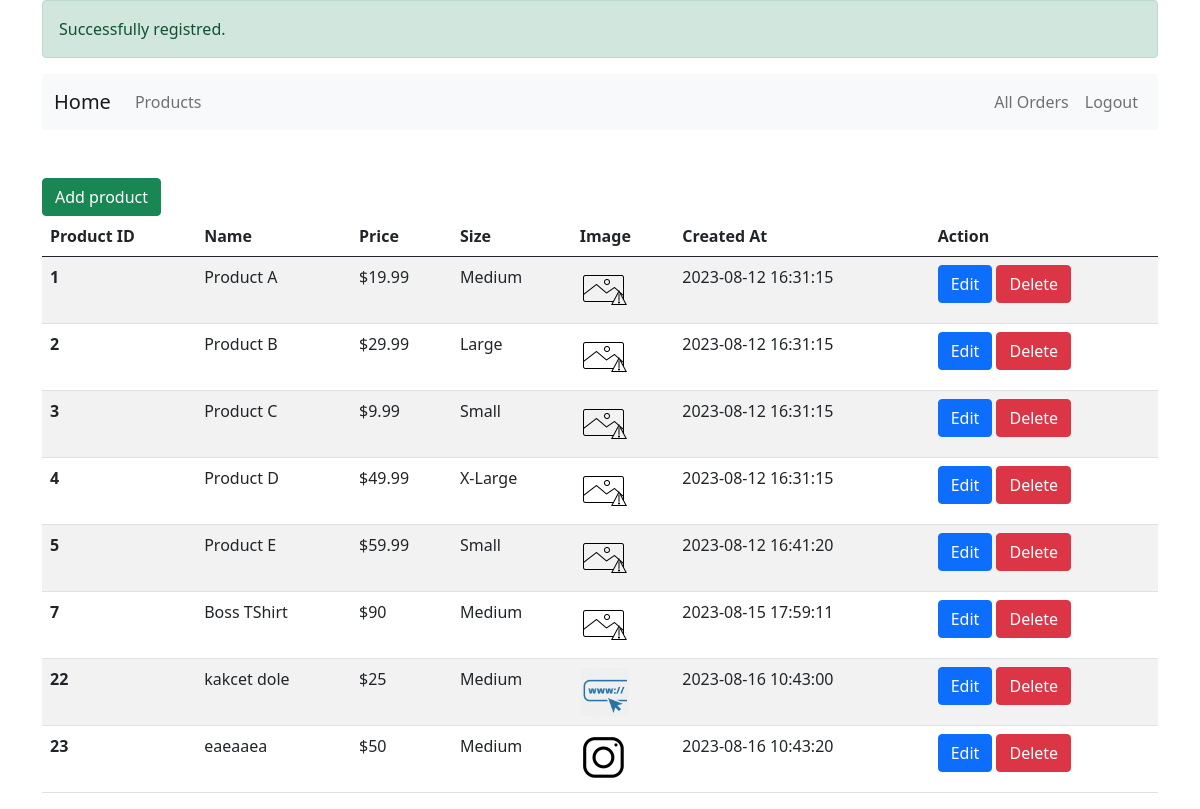
Screenshot of /ecom/admin/index.php (signed in) with the database file from the repository.
### tables this page shows
CREATE TABLE `products` (
  `product_id` int(11) NOT NULL,
  `name` varchar(255) NOT NULL,
  `price` varchar(255) NOT NULL,
  `size` varchar(255) NOT NULL,
  `image` varchar(255) NOT NULL DEFAULT 'error.png',
  `created_at` datetime NOT NULL DEFAULT current_timestamp()
);

### ecom/app/classes/User.php (called while the page is built, shortened)
<?php
class User{
    protected $conn;
    public function __construct(){
        global $conn;
        $this->conn = $conn;
    }
    public function is_logged(){
        if(isset($_SESSION['user_id'])){
            return true;
        }
        return false;
    }
    public function is_admin(){
        $sql = "SELECT * FROM users WHERE user_id = ? AND is_admin = 1";
        $stmt = $this->conn->prepare($sql);
        $stmt->bind_param("i",$_SESSION['user_id']);
        $stmt->execute();
        $results = $stmt->get_result();
        if($results->num_rows > 0){
            return true;
        }
        return false;
    }
}

### ecom/app/classes/Product.php (called while the page is built, shortened)
<?php
class Product{
    protected $conn;
    public function __construct(){
        global $conn;
        $this->conn = $conn;
    }
    public function fetch_all(){
        $sql = "SELECT * FROM products";
        $result = $this->conn->query($sql);
        return $result->fetch_all(MYSQLI_ASSOC);
    }
}

### ecom/admin/index.php (the view, shortened to what this page needs)
<?php
require_once "../app/config/config.php";
require_once "../app/classes/User.php";
require_once "../app/classes/Product.php";
$user = new User();
if($user->is_logged() && $user->is_admin()):
    $products = new Product();
    $products = $products->fetch_all();
?>
<!DOCTYPE html>
<html lang="en">
<head>
    <link href="https://cdn.jsdelivr.net/npm/bootstrap@5.0.2/dist/css/bootstrap.min.css" rel="stylesheet">
</head>
<body>
    <div class="container">
    <?php if(isset($_SESSION['message'])):?>
        <div class="alert alert-<?php echo $_SESSION['message']['type'];?> alert-dismissible fade show" role="alert">
            <?php
                echo $_SESSION['message']['text'];
            ?>
        </div>
    <?php endif;?>
    <nav class="navbar navbar-expand-lg navbar-light bg-light mb-5">
        <div class="container">
            <a class="navbar-brand" href="../index.php">Home</a>
            <div class="collapse navbar-collapse justify-content-between" id="navbarNav">
                <ul class="navbar-nav">
                    <li class="nav-item active">
                        <a href="index.php" class="nav-link">Products</a>
                    </li>
                </ul>
                <ul class="navbar-nav ml-auto">
                    <?php if(!$user->is_logged()) :?>
                    <li class="nav-item">
                        <a href="register.php" class="nav-link">Register</a>
                    </li>
                    <li class="nav-item">
                        <a href="login.php" class="nav-link">Login</a>
                    </li>
                    <?php elseif($user->is_logged() && $user->is_admin()):?>
                    <li class="nav-item">
                        <a href="allorders.php" class="nav-link">All Orders</a>
                    </li>
                    <li class="nav-item">
                        <a href="../logout.php" class="nav-link">Logout</a>
                    </li>
                    <?php endif;?>
                </ul>
            </div>
        </div>
    </nav>
    <a href="add_product.php" class="btn btn-success">Add product</a>
    <table class="table table-striped">
        <thead>
            <tr>
                <th scope="col">Product ID</th>
                <th scope="col">Name</th>
                <th scope="col">Price</th>
                <th scope="col">Size</th>
                <th scope="col">Image</th>
                <th scope="col">Created At</th>
                <th scope="col">Action</th>
            </tr>
        </thead>
        <tbody>
            <?php foreach($products as $product):?>
                <tr>
                    <th scope="row"><?php echo $product['product_id'];?></th>
                    <td><?php echo $product['name'];?></td>
                    <td>$<?php echo $product['price'];?></td>
                    <td><?php echo $product['size'];?></td>
                    <td><img src="../public/product_img/<?php echo $product['image'];?>" height="50px"></td>
                    <td><?php echo $product['created_at'];?></td>
                    <td>
                        <a href="edit_product.php?id=<?= $product['product_id']; ?>" class="btn btn-primary">Edit</a>
                        <a href="delete_product.php?id=<?= $product['product_id']; ?>" class="btn btn-danger">Delete</a>
                    </td>
                </tr>
            <?php endforeach;?>
        </tbody>
    </table>
    </div>
</body>
</html>
<?php else:
    header('location:../index.php')
?>
<?php endif;?>

### rows the page displays
products: product_id "1", name "Product A", price "19.99", size "Medium", image (picture), created_at "2023-08-12 16:31:15"
products: product_id "2", name "Product B", price "29.99", size "Large", image (picture), created_at "2023-08-12 16:31:15"
products: product_id "3", name "Product C", price "9.99", size "Small", image (picture), created_at "2023-08-12 16:31:15"
products: product_id "4", name "Product D", price "49.99", size "X-Large", image (picture), created_at "2023-08-12 16:31:15"
products: product_id "5", name "Product E", price "59.99", size "Small", image (picture), created_at "2023-08-12 16:41:20"
products: product_id "7", name "Boss TShirt", price "90", size "Medium", image (picture), created_at "2023-08-15 17:59:11"
products: product_id "22", name "kakcet dole", price "25", size "Medium", image (picture), created_at "2023-08-16 10:43:00"
products: product_id "23", name "eaeaaea", price "50", size "Medium", image (picture), created_at "2023-08-16 10:43:20"

### other values shown
$_SESSION['message']['text'] "Successfully registred."
